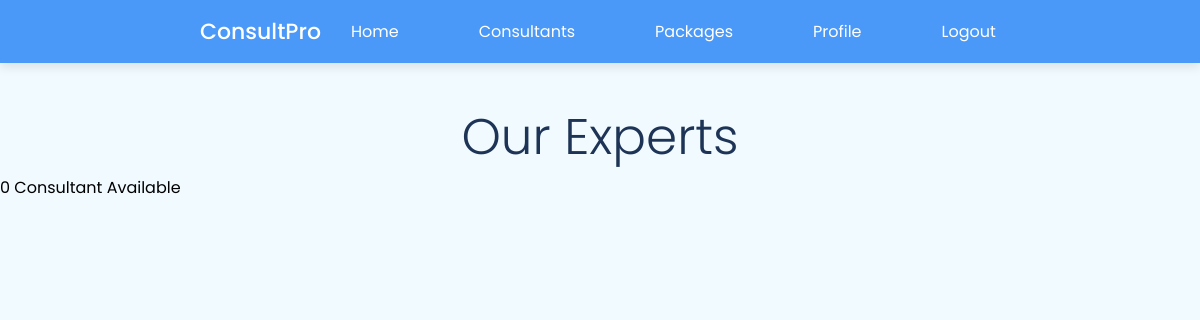
Before: /client-side-web/experts.php with the older database file.
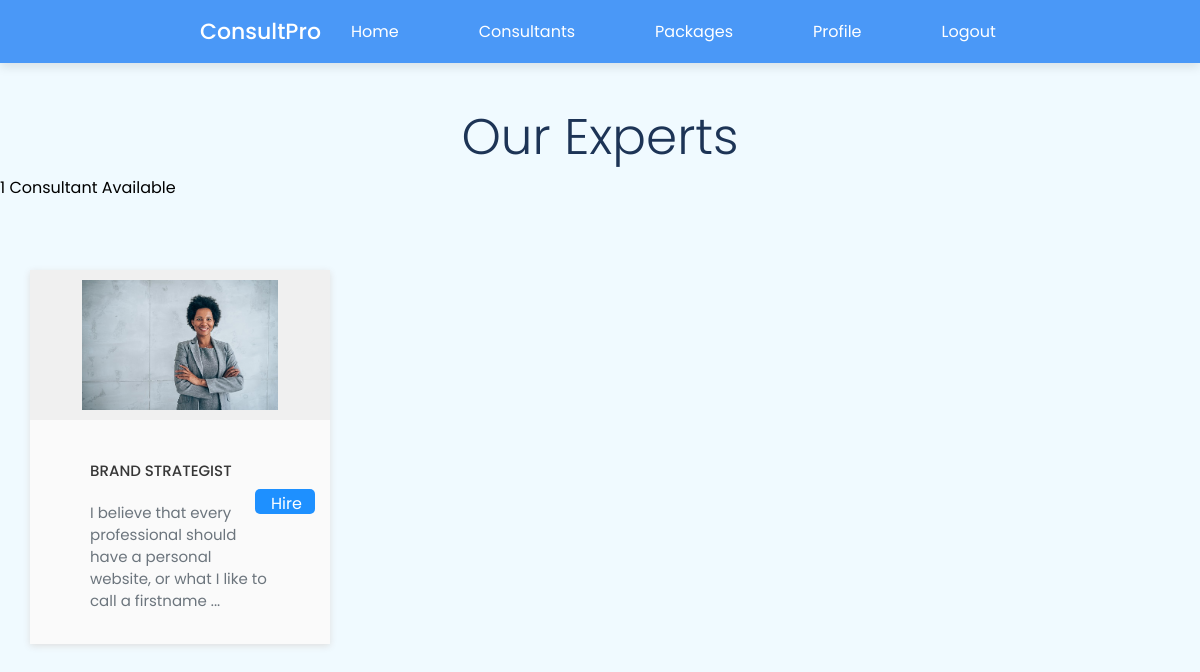
After: the same page with the newer database file.
### tables this page shows
CREATE TABLE `consultants` (
  `consultant_id` int(11) NOT NULL,
  `username` varchar(50) NOT NULL,
  `firstName` varchar(50) NOT NULL,
  `lastName` varchar(50) NOT NULL,
  `email` varchar(100) NOT NULL,
  `password` varchar(50) NOT NULL,
  `image` text NOT NULL,
  `title` varchar(50) NOT NULL,
  `description` longtext NOT NULL,
  `availability` varchar(100) NOT NULL,
  `ratings` float NOT NULL,
  `createdDate` timestamp NOT NULL DEFAULT current_timestamp() ON UPDATE current_timestamp(),
  `isDeleted` int(1) NOT NULL
);

### client-side-web/experts.php (the view, shortened to what this page needs)
<?php require_once('../connection/dbconnection.php'); ?>
<!DOCTYPE html>
<html lang="en">
<head>
    <link rel="stylesheet" href="../client-side-web/css/card.css">
    <link rel="stylesheet" href="../client-side-web/css/home.css">
    <link rel="stylesheet" href="./css/header.css">
    <link rel="stylesheet" href="./css/itemCard.css">
    <link rel="stylesheet" href="https://unicons.iconscout.com/release/v4.0.0/css/line.css" />
</head>
<body>
    <h2 class="title">Our Experts</h2>
    <?php require_once('../client-side-web/components/header.php'); ?>
    <?php
    $query = "SELECT * FROM consultants
              WHERE
              isDeleted = 0";
    $result = mysqli_query($connection, $query);
    if ($result) { ?>
        <div class="avlMsg">
            <?php echo mysqli_num_rows($result) . " Consultant Available <br>"; ?>
        </div>
        <?php
        if (mysqli_num_rows($result) > 0) { ?>
            <div class="gridContainer">
                <?php while ($record = mysqli_fetch_array($result)) {
                ?>
                    <div class="gridContainer">
                        <div class="consultant-card">
                            <a class="linkedPage" href="consultantProfile.php?con_id=<?= $_GET['con_id'] ?>">
                                <div class="consultant-tumb">
                                    <img src="../../assets/uploads/profile_pics/<?php echo $record['image']; ?>" alt="<?php echo $record['consultantFirstName']; ?>">
                                </div>
                                <div class="consultant-details">
                                    <div class="buyBtnBox"> <a class="buyBtn" href="consultantProfile.php?con_id=<?= $_GET['con_id'] ?>"> Hire </a> </div>
                                    <h4>
                                        <p><?php echo $record['title'] ?></p>
                                    </h4>
                                    <?php $desc = $record['description'] ?>
                                    <p><?php echo substr($desc, 0, 100) . " ..." ?></p>
                                </div>
                            </a>
                        </div>
                    </div>
                <?php } ?>
            </div>
    <?php }
    } else {
        echo "DB failed!";
    }
    ?>
</body>
</html>

Changed rows visible on the page:
added consultants: image (picture), title "BRAND STRATEGIST", description "I believe that every professional should have a personal website, or what I like to call a firstname"
Other visible differences:
mysqli_num_rows($result): "0" → "1"
